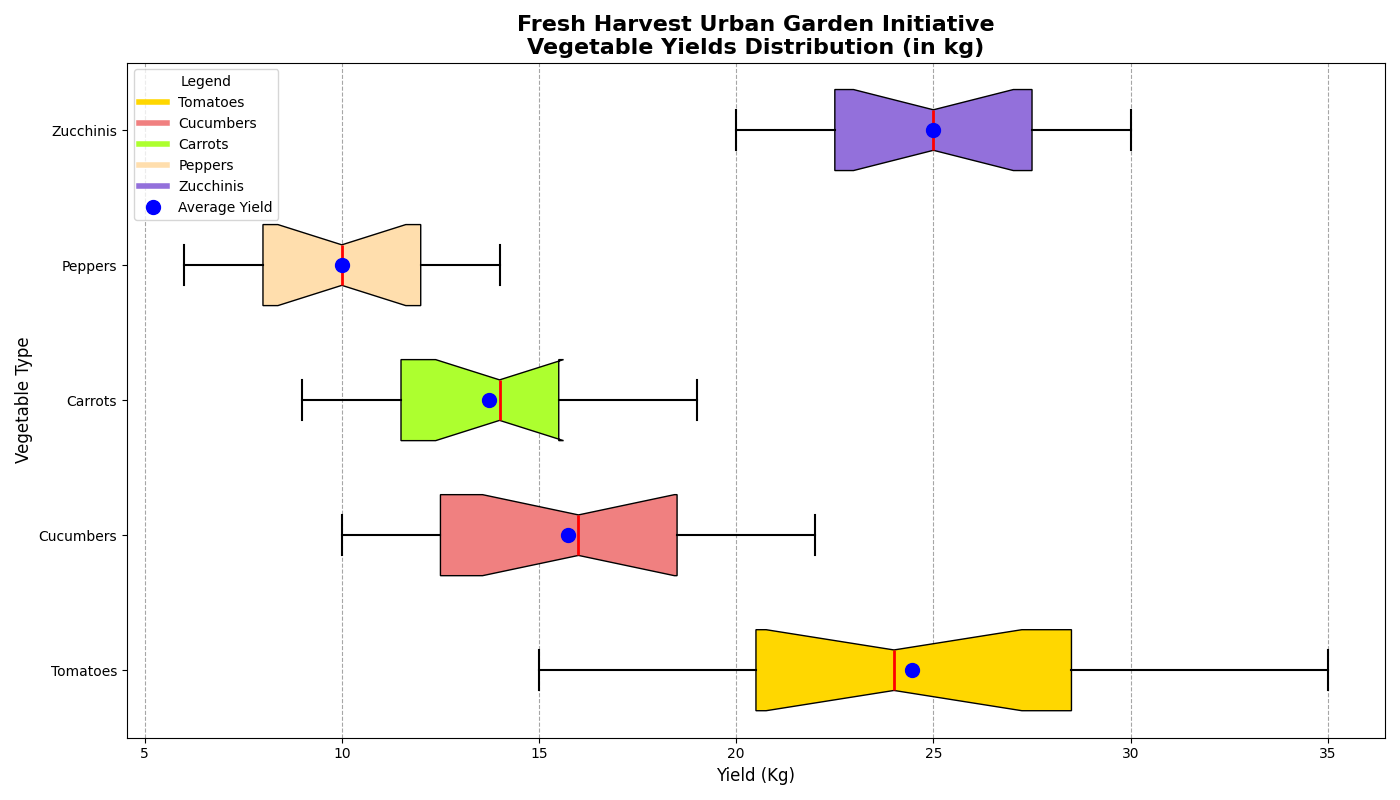

This chart was generated by the following Python code:
import matplotlib.pyplot as plt
import numpy as np

vegetables = ['Tomatoes', 'Cucumbers', 'Carrots', 'Peppers', 'Zucchinis']
yields = {
    'Tomatoes': [15, 20, 22, 18, 25, 30, 35, 24, 28, 23, 19, 29, 31, 27, 21],
    'Cucumbers': [10, 15, 12, 18, 11, 17, 14, 20, 21, 16, 13, 19, 22, 10, 18],
    'Carrots': [9, 11, 13, 15, 14, 12, 10, 16, 18, 11, 14, 15, 17, 19, 12],
    'Peppers': [6, 8, 7, 11, 9, 12, 13, 10, 14, 12, 11, 9, 8, 13, 7],
    'Zucchinis': [20, 22, 24, 26, 28, 30, 25, 27, 23, 29, 21, 24, 26, 28, 22]
}

# Collect the yields data
data = [yields[veg] for veg in vegetables]

# Calculate average yields
average_yields = [np.mean(yields[veg]) for veg in vegetables]

# Plotting the graph
fig, ax = plt.subplots(figsize=(14, 8))
box = ax.boxplot(data, patch_artist=True, labels=vegetables, notch=True, vert=False, positions=range(1, len(vegetables) + 1), widths=0.6)

# Shuffle and assign colors
colors = ['#FFD700', '#F08080', '#ADFF2F', '#FFDEAD', '#9370DB']
for patch, color in zip(box['boxes'], colors):
    patch.set_facecolor(color)
for whisker in box['whiskers']:
    whisker.set(color='black', linestyle='-', linewidth=1.5)
for cap in box['caps']:
    cap.set(color='black', linewidth=1.5)
for median in box['medians']:
    median.set(color='red', linewidth=2)
for flier in box['fliers']:
    flier.set(markerfacecolor='orange', marker='o', markersize=6)

ax.scatter(average_yields, range(1, len(vegetables) + 1), color='blue', s=100, zorder=3, label='Average Yield')

# Set titles and labels
ax.set_title('Fresh Harvest Urban Garden Initiative\nVegetable Yields Distribution (in kg)', fontsize=16, fontweight='bold')
ax.set_xlabel('Yield (Kg)', fontsize=12)
ax.set_ylabel('Vegetable Type', fontsize=12)

# Adding grid
ax.xaxis.grid(True, linestyle='--', color='gray', alpha=0.7)
ax.set_axisbelow(True)

# Legend handling
color_patches = [plt.Line2D([0], [0], color=color, lw=4) for color in colors]
ax.legend(color_patches + [plt.Line2D([0], [0], color='blue', marker='o', lw=0, markersize=10)],
          vegetables + ['Average Yield'], title='Legend', loc='upper left', fontsize=10, frameon=True)

# Adjust layout
plt.tight_layout()

# Show the plot
plt.show()
